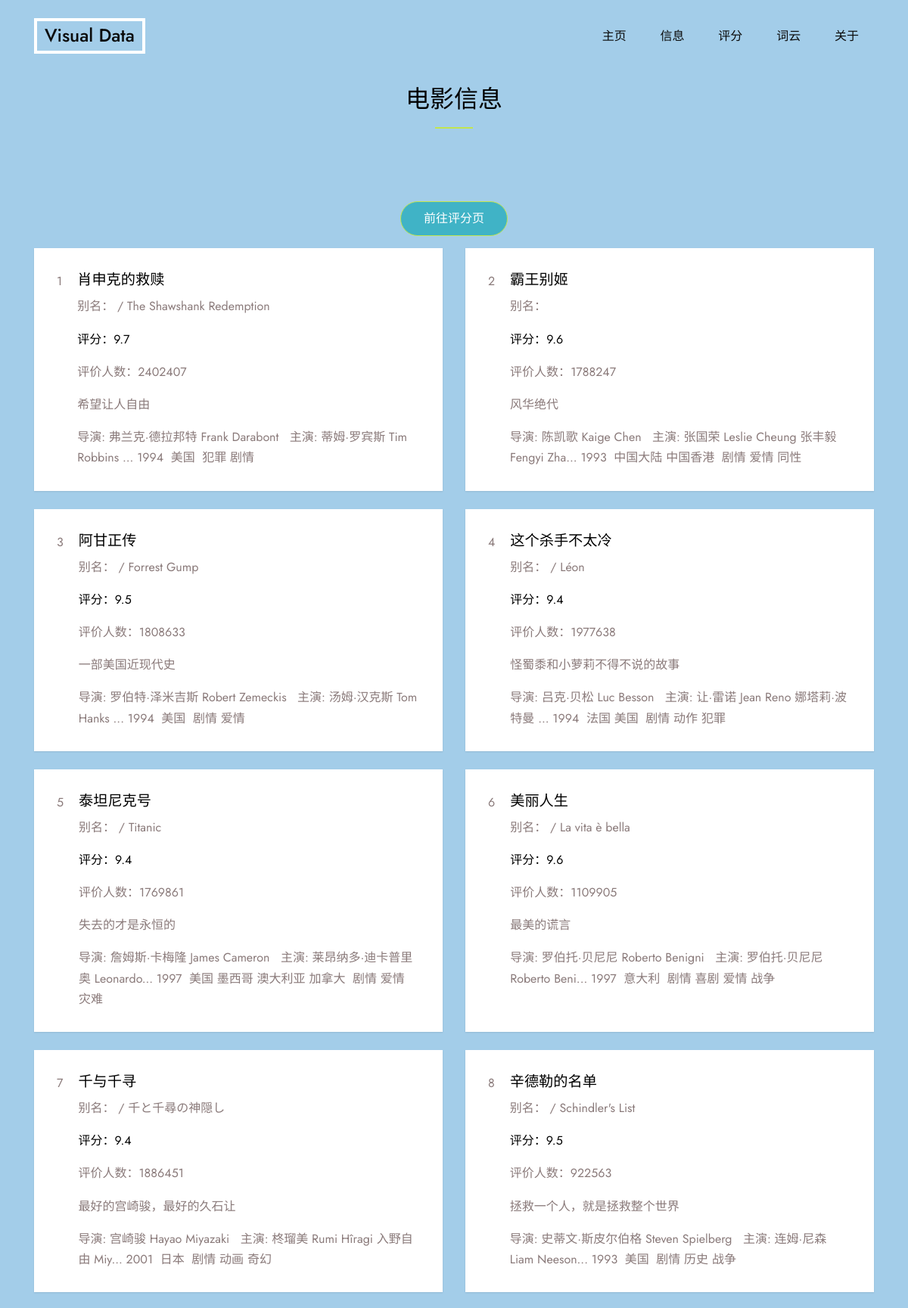
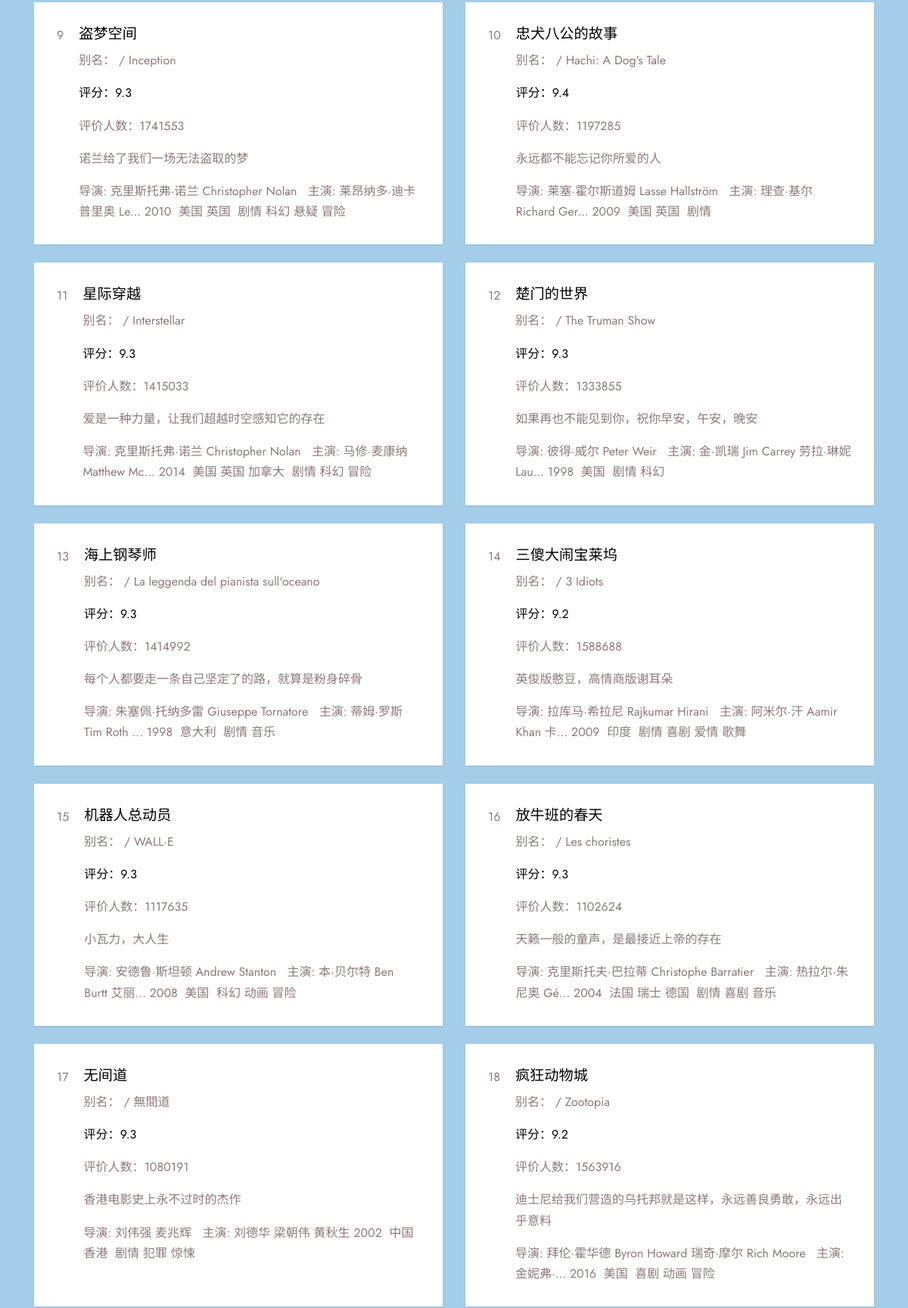
/infor (upper part), run on the app's committed database (2 pictures, top to bottom).
### tables this page shows
CREATE TABLE movie250
    ( id integer primary key autoincrement,
    info_link text,
    pic_link text,
    name text,
    ename text,
    cnumber numeric,
    rate numeric,
    dec text,
    info text
    );

### app.py (the view)
@app.route('/infor')
def infor():
    datalist=[]
    conn=sqlite3.connect("movie.db")
    cur=conn.cursor()
    sql='''
    select * from movie250
    '''
    data=cur.execute(sql)
    for item in data:
        datalist.append(item)
    conn.commit()
    cur.close()
    conn.commit()
    conn.close()
    return render_template("/infor.html",datalist=datalist)

### templates/infor.html (shortened to what this page needs)
<!doctype html>
<html lang="zh_CN">
<head>
    <link rel="stylesheet" href="static/asstes/fonts/icomoon/style.css">
    <link rel="stylesheet" href="static/asstes/css/bootstrap/bootstrap.css">
    <link rel="stylesheet" href="static/asstes/css/jquery-ui.css">
    <link rel="stylesheet" href="static/asstes/css/owl.carousel.min.css">
    <link rel="stylesheet" href="static/asstes/css/owl.theme.default.min.css">
    <link rel="stylesheet" href="static/asstes/css/owl.theme.default.min.css">
    <link rel="stylesheet" href="static/asstes/css/jquery.fancybox.min.css">
    <link rel="stylesheet" href="static/asstes/css/bootstrap-datepicker.css">
    <link rel="stylesheet" href="static/asstes/fonts/flaticon/font/flaticon.css">
    <link rel="stylesheet" href="static/asstes/css/aos.css">
    <link rel="stylesheet" href="static/asstes/css/style.css">
</head>
<body data-spy="scroll" data-target=".site-navbar-target" data-offset="300" style="background: rgba(82,162,215,0.53)">
<div class="site-wrap">
    <header class="site-navbar py-4 js-sticky-header site-navbar-target" role="banner">
        <div class="container">
            <div class="row align-items-center justify-content-center">
                <div class="col-4">
                    <h1 class="m-0 site-logo"><a href="index.html">Visual Data</a></h1>
                </div>
                <div class="col-8">
                    <nav class="site-navigation position-relative text-right" role="navigation">
                        <ul class="site-menu main-menu js-clone-nav mr-auto d-none d-lg-block">
                            <li><a href="/" class="nav-link">主页</a></li>
                            <li><a href="/infor" class="nav-link">信息</a></li>
                            <li><a href="/rate" class="nav-link">评分</a></li>
                            <li><a href="/word" class="nav-link">词云</a></li>
                             <li><a href="/team" class="nav-link">关于</a></li>
                        </ul>
                    </nav>
                </div>
            </div>
        </div>
    </header>
    <div class="site-section" id="services-section">
        <div class="container">
            <div class="row ">
                <div class="col-12 mb-5 position-relative">
                    <h2 class="section-title text-center mb-5">电影信息</h2>
                </div>
<p data-aos="fade-up" data-aos-delay="200" style="width:100%;text-align: center;"><a href="/rate" class="btn smoothscroll btn-primary">前往评分页</a>
                            </p>
                {% for info in datalist %}
                    <div class="col-md-6 mb-4" data-aos="fade-up" data-aos-delay="">
                        <a href="{{ info[1] }}" style="color: #8a7a7a" target="_blank">
                            <div class="service d-flex h-100">
                                <div class="svg-icon">
                                    <p>{{ info[0] }}</p>
                                </div>
                                <div class="service-about">
                                    <h3>{{ info[3] }}</h3>
                                    <p>别名：{{ info[4] }}</p>
                                    <p style="color: #000000">评分：{{ info[5] }}</p>
                                    <p>评价人数：{{ info[6] }}</p>
                                    <p>{{ info[7] }}</p>
                                    <p>{{ info[8] }}</p>
                                </div>
                            </div>
                        </a>
                    </div>
                {% endfor %}
            </div>
        </div>
    </div>
</div>
</body>
</html>

### static/asstes/css/style.css (style rules this page uses)
html { overflow-x: hidden; }
body { line-height: 1.7; color: #666666; font-weight: 400; font-size: 1rem; }
a { -webkit-transition: .3s all ease; -o-transition: .3s all ease; transition: .3s all ease; }
h1, h2, h3, h4, h5, .h1, .h2, .h3, .h4, .h5 { font-family: "Jost", sans-serif; color: #000; }
body:after { -webkit-transition: .3s all ease-in-out; -o-transition: .3s all ease-in-out; transition: .3s all ease-in-out; }
.btn { font-size: 16px; border-radius: 30px; padding: 10px 30px; }
.btn.btn-primary { background: #40b3c6; border-color: #C2E54F; color: #fff; }
.site-section { padding: 2.5em 0; }
@media (min-width: 768px) { .site-section { padding: 7em 0; } }
.site-navbar { margin-bottom: 0px; z-index: 1999; position: absolute; top: 0; width: 100%; border-bottom: rgba(255, 255, 255, 0.7); }
.site-navbar .site-logo { font-size: 1.5rem; }
.site-navbar .site-logo a { border: 4px solid #fff; display: inline-block; padding: 5px 10px; }
.site-navbar .site-navigation .site-menu { margin: 0; padding: 0; margin-bottom: 0; font-family: "Jost", sans-serif; }
.site-navbar .site-navigation .site-menu a { text-decoration: none !important; display: inline-block; position: relative; padding: 5px 20px; }
.site-navbar .site-navigation .site-menu a:before { position: absolute; content: ""; bottom: 0; left: 18px; right: 18px; height: 2px; width: 0; background: #fff; -webkit-transition: .3s all ease-in-out; -o-transition: .3s all ease-in-out; transition: .3s all ease-in-out; }
.site-navbar .site-navigation .site-menu > li { display: inline-block; }
.site-navbar .site-navigation .site-menu > li > a { padding: 5px 20px; color: #000; display: inline-block; text-decoration: none !important; }
.site-mobile-menu .site-nav-wrap a { padding: 10px 20px; display: block; position: relative; color: #212529; }
.site-mobile-menu .site-nav-wrap li { position: relative; display: block; }
.site-mobile-menu .site-nav-wrap > li { display: block; position: relative; float: left; width: 100%; }
.site-mobile-menu .site-nav-wrap > li > a { padding-left: 20px; font-size: 20px; }
.sticky-wrapper .site-navbar { -webkit-transition: .3s all ease; -o-transition: .3s all ease; transition: .3s all ease; }
.sticky-wrapper .site-navbar .site-logo a { color: #0b0b0b; }
.sticky-wrapper .site-navbar .site-menu > li > a { color: #0b0b0b }
.section-title { position: relative; padding-bottom: 20px; }
.section-title:after { content: ""; position: absolute; bottom: 0; left: 0; height: 2px; background: #C2E54F; width: 50px; }
.section-title.text-center:after { left: 50%; -webkit-transform: translateX(-50%); -ms-transform: translateX(-50%); transform: translateX(-50%); }
.section-title.text-center:after { background: #C2E54F; }
.position-relative { position: relative; }
.service { padding: 30px; background: #fff; -webkit-box-shadow: 0 1px 2px 0px rgba(0, 0, 0, 0.1); box-shadow: 0 1px 2px 0px rgba(0, 0, 0, 0.1); -webkit-transition: .3s all ease-in-out; -o-transition: .3s all ease-in-out; transition: .3s all ease-in-out; top: 0; position: relative; }
.service .svg-icon { margin-right: 20px; }
.service .service-about *:last-child { margin-bottom: 0; }
.service .service-about h3 { font-size: 1.2rem; margin-bottom: 10px; }

### data on the page
movie250: id "1", name "肖申克的救赎", ename "/ The Shawshank Redemption", cnumber "9.7", rate "2402407", dec "希望让人自由", info "导演: 弗兰克·德拉邦特 Frank Darabont 主演: 蒂姆·罗宾斯 Tim Robbins ... 1994 美国 犯罪 剧情"
movie250: id "2", name "霸王别姬", cnumber "9.6", rate "1788247", dec "风华绝代", info "导演: 陈凯歌 Kaige Chen 主演: 张国荣 Leslie Cheung 张丰毅 Fengyi Zha... 1993 中国大陆 中国香港 剧情 爱情 同性"
movie250: id "3", name "阿甘正传", ename "/ Forrest Gump", cnumber "9.5", rate "1808633", dec "一部美国近现代史", info "导演: 罗伯特·泽米吉斯 Robert Zemeckis 主演: 汤姆·汉克斯 Tom Hanks ... 1994 美国 剧情 爱情"
movie250: id "4", name "这个杀手不太冷", ename "/ Léon", cnumber "9.4", rate "1977638", dec "怪蜀黍和小萝莉不得不说的故事", info "导演: 吕克·贝松 Luc Besson 主演: 让·雷诺 Jean Reno 娜塔莉·波特曼 ... 1994 法国 美国 剧情 动作 犯罪"
movie250: id "5", name "泰坦尼克号", ename "/ Titanic", cnumber "9.4", rate "1769861", dec "失去的才是永恒的", info "导演: 詹姆斯·卡梅隆 James Cameron 主演: 莱昂纳多·迪卡普里奥 Leonardo... 1997 美国 墨西哥 澳大利亚 加拿大 剧情 爱情 灾难"
movie250: id "6", name "美丽人生", ename "/ La vita è bella", cnumber "9.6", rate "1109905", dec "最美的谎言", info "导演: 罗伯托·贝尼尼 Roberto Benigni 主演: 罗伯托·贝尼尼 Roberto Beni... 1997 意大利 剧情 喜剧 爱情 战争"
movie250: id "7", name "千与千寻", ename "/ 千と千尋の神隠し", cnumber "9.4", rate "1886451", dec "最好的宫崎骏，最好的久石让", info "导演: 宫崎骏 Hayao Miyazaki 主演: 柊瑠美 Rumi Hîragi 入野自由 Miy... 2001 日本 剧情 动画 奇幻"
movie250: id "8", name "辛德勒的名单", ename "/ Schindler's List", cnumber "9.5", rate "922563", dec "拯救一个人，就是拯救整个世界", info "导演: 史蒂文·斯皮尔伯格 Steven Spielberg 主演: 连姆·尼森 Liam Neeson... 1993 美国 剧情 历史 战争"
movie250: id "9", name "盗梦空间", ename "/ Inception", cnumber "9.3", rate "1741553", dec "诺兰给了我们一场无法盗取的梦", info "导演: 克里斯托弗·诺兰 Christopher Nolan 主演: 莱昂纳多·迪卡普里奥 Le... 2010 美国 英国 剧情 科幻 悬疑 冒险"
movie250: id "10", name "忠犬八公的故事", ename "/ Hachi: A Dog's Tale", cnumber "9.4", rate "1197285", dec "永远都不能忘记你所爱的人", info "导演: 莱塞·霍尔斯道姆 Lasse Hallström 主演: 理查·基尔 Richard Ger... 2009 美国 英国 剧情"
movie250: id "11", name "星际穿越", ename "/ Interstellar", cnumber "9.3", rate "1415033", dec "爱是一种力量，让我们超越时空感知它的存在", info "导演: 克里斯托弗·诺兰 Christopher Nolan 主演: 马修·麦康纳 Matthew Mc... 2014 美国 英国 加拿大 剧情 科幻 冒险"
movie250: id "12", name "楚门的世界", ename "/ The Truman Show", cnumber "9.3", rate "1333855", dec "如果再也不能见到你，祝你早安，午安，晚安", info "导演: 彼得·威尔 Peter Weir 主演: 金·凯瑞 Jim Carrey 劳拉·琳妮 Lau... 1998 美国 剧情 科幻"
movie250: id "13", name "海上钢琴师", ename "/ La leggenda del pianista sull'oceano", cnumber "9.3", rate "1414992", dec "每个人都要走一条自己坚定了的路，就算是粉身碎骨", info "导演: 朱塞佩·托纳多雷 Giuseppe Tornatore 主演: 蒂姆·罗斯 Tim Roth ... 1998 意大利 剧情 音乐"
movie250: id "14", name "三傻大闹宝莱坞", ename "/ 3 Idiots", cnumber "9.2", rate "1588688", dec "英俊版憨豆，高情商版谢耳朵", info "导演: 拉库马·希拉尼 Rajkumar Hirani 主演: 阿米尔·汗 Aamir Khan 卡... 2009 印度 剧情 喜剧 爱情 歌舞"
movie250: id "15", name "机器人总动员", ename "/ WALL·E", cnumber "9.3", rate "1117635", dec "小瓦力，大人生", info "导演: 安德鲁·斯坦顿 Andrew Stanton 主演: 本·贝尔特 Ben Burtt 艾丽... 2008 美国 科幻 动画 冒险"
movie250: id "16", name "放牛班的春天", ename "/ Les choristes", cnumber "9.3", rate "1102624", dec "天籁一般的童声，是最接近上帝的存在", info "导演: 克里斯托夫·巴拉蒂 Christophe Barratier 主演: 热拉尔·朱尼奥 Gé... 2004 法国 瑞士 德国 剧情 喜剧 音乐"
movie250: id "17", name "无间道", ename "/ 無間道", cnumber "9.3", rate "1080191", dec "香港电影史上永不过时的杰作", info "导演: 刘伟强 麦兆辉 主演: 刘德华 梁朝伟 黄秋生 2002 中国香港 剧情 犯罪 惊悚"
movie250: id "18", name "疯狂动物城", ename "/ Zootopia", cnumber "9.2", rate "1563916", dec "迪士尼给我们营造的乌托邦就是这样，永远善良勇敢，永远出乎意料", info "导演: 拜伦·霍华德 Byron Howard 瑞奇·摩尔 Rich Moore 主演: 金妮弗·... 2016 美国 喜剧 动画 冒险"
